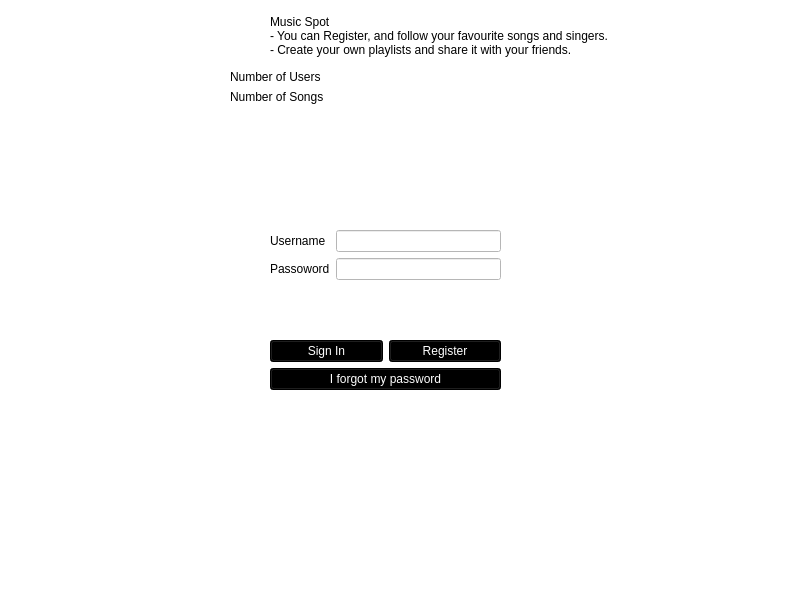
<?xml version="1.0" encoding="UTF-8"?>
<ui version="4.0">
 <class>login_form</class>
 <widget class="QWidget" name="login_form">
  <property name="geometry">
   <rect>
    <x>0</x>
    <y>0</y>
    <width>800</width>
    <height>600</height>
   </rect>
  </property>
  <property name="windowTitle">
   <string>Form</string>
  </property>
  <widget class="QWidget" name="login_widget" native="true">
   <property name="geometry">
    <rect>
     <x>0</x>
     <y>0</y>
     <width>800</width>
     <height>600</height>
    </rect>
   </property>
   <property name="styleSheet">
    <string notr="true">background-color: rgb(255,255,255);</string>
   </property>
   <widget class="QWidget" name="gridLayoutWidget">
    <property name="geometry">
     <rect>
      <x>270</x>
      <y>310</y>
      <width>231</width>
      <height>80</height>
     </rect>
    </property>
    <layout class="QGridLayout" name="gridLayout">
     <item row="1" column="0">
      <widget class="QPushButton" name="sign_button">
       <property name="styleSheet">
        <string notr="true">color: rgb(255,255,255); 
background-color: rgb(0, 0, 0)


</string>
       </property>
       <property name="text">
        <string>Sign In</string>
       </property>
      </widget>
     </item>
     <item row="1" column="1">
      <widget class="QPushButton" name="register_button">
       <property name="styleSheet">
        <string notr="true">color: rgb(255,255,255); 
background-color: rgb(0, 0, 0)

</string>
       </property>
       <property name="text">
        <string>Register</string>
       </property>
      </widget>
     </item>
     <item row="2" column="0" colspan="2">
      <widget class="QPushButton" name="forgot_button">
       <property name="styleSheet">
        <string notr="true">color: rgb(255,255,255); 
background-color: rgb(0, 0, 0)

</string>
       </property>
       <property name="text">
        <string>I forgot my password</string>
       </property>
      </widget>
     </item>
     <item row="0" column="0" colspan="2">
      <widget class="QLabel" name="error_label">
       <property name="text">
        <string/>
       </property>
      </widget>
     </item>
    </layout>
   </widget>
   <widget class="QWidget" name="formLayoutWidget">
    <property name="geometry">
     <rect>
      <x>230</x>
      <y>70</y>
      <width>193</width>
      <height>80</height>
     </rect>
    </property>
    <layout class="QFormLayout" name="formLayout">
     <item row="0" column="0">
      <widget class="QLabel" name="label">
       <property name="text">
        <string>Number of Users</string>
       </property>
      </widget>
     </item>
     <item row="0" column="1">
      <widget class="QLabel" name="user_number_label">
       <property name="text">
        <string/>
       </property>
      </widget>
     </item>
     <item row="1" column="1">
      <widget class="QLabel" name="songs_number_label">
       <property name="text">
        <string/>
       </property>
      </widget>
     </item>
     <item row="1" column="0">
      <widget class="QLabel" name="label_3">
       <property name="text">
        <string>Number of Songs</string>
       </property>
      </widget>
     </item>
    </layout>
   </widget>
   <widget class="QWidget" name="formLayoutWidget_2">
    <property name="geometry">
     <rect>
      <x>270</x>
      <y>230</y>
      <width>231</width>
      <height>81</height>
     </rect>
    </property>
    <layout class="QFormLayout" name="formLayout_2">
     <item row="0" column="0">
      <widget class="QLabel" name="label_2">
       <property name="text">
        <string>Username</string>
       </property>
      </widget>
     </item>
     <item row="2" column="0">
      <widget class="QLabel" name="label_4">
       <property name="text">
        <string>Passoword</string>
       </property>
      </widget>
     </item>
     <item row="2" column="1">
      <widget class="QLineEdit" name="password_line">
       <property name="styleSheet">
        <string notr="true"/>
       </property>
       <property name="echoMode">
        <enum>QLineEdit::Password</enum>
       </property>
      </widget>
     </item>
     <item row="0" column="1">
      <widget class="QLineEdit" name="username_line">
       <property name="styleSheet">
        <string notr="true"/>
       </property>
      </widget>
     </item>
    </layout>
   </widget>
   <widget class="QLabel" name="label_5">
    <property name="geometry">
     <rect>
      <x>270</x>
      <y>10</y>
      <width>401</width>
      <height>51</height>
     </rect>
    </property>
    <property name="text">
     <string>Music Spot
- You can Register, and follow your favourite songs and singers.
- Create your own playlists and share it with your friends.</string>
    </property>
   </widget>
   <widget class="QLabel" name="image_label">
    <property name="geometry">
     <rect>
      <x>10</x>
      <y>10</y>
      <width>211</width>
      <height>201</height>
     </rect>
    </property>
    <property name="text">
     <string/>
    </property>
   </widget>
  </widget>
 </widget>
 <resources/>
 <connections/>
</ui>
